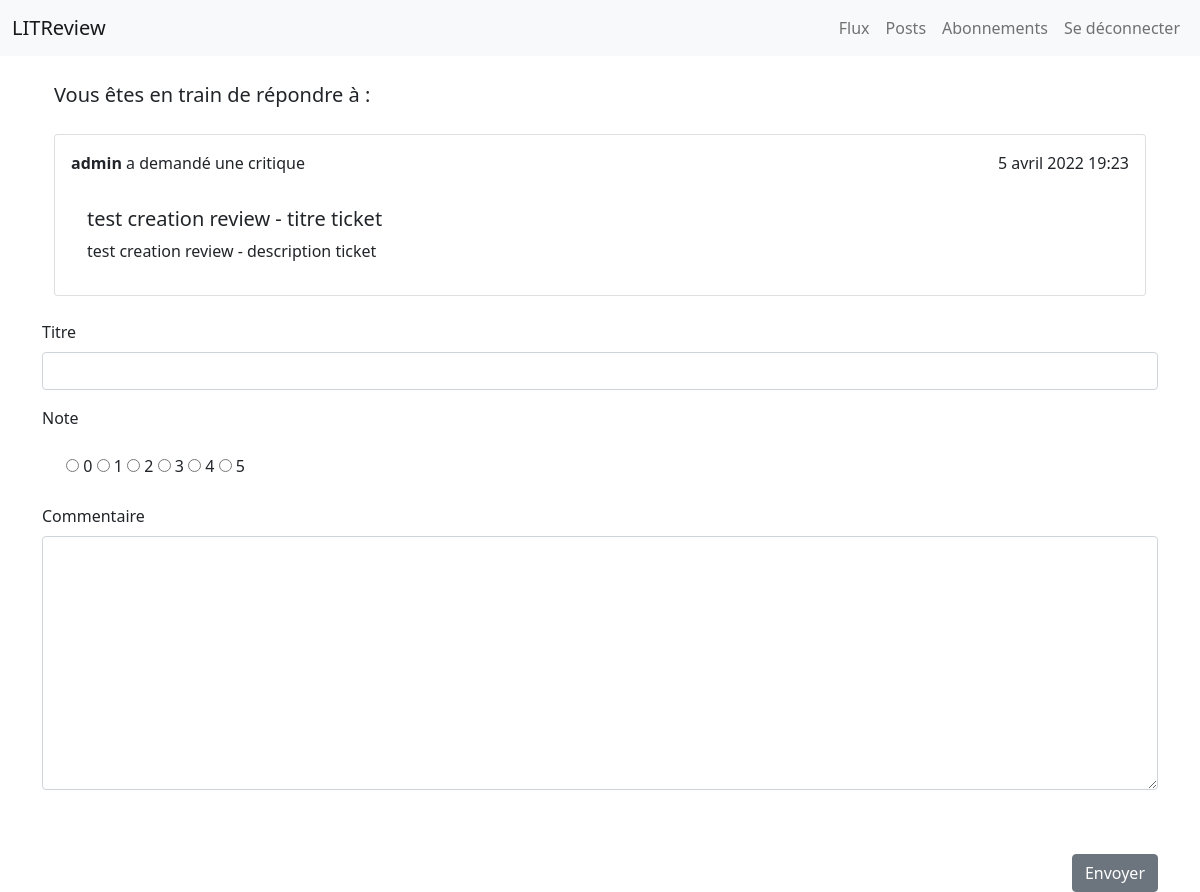
Screenshot of /response_ticket/16 (signed in) with the database file from the repository.
### main/models.py (models this page shows, shortened)
class Ticket(models.Model):
    title = models.CharField(max_length=128)
    description = models.TextField(max_length=2048, blank=True)
    user = models.ForeignKey(to=settings.AUTH_USER_MODEL, on_delete=models.CASCADE)
    image = models.ImageField(null=True,blank=True, upload_to='images/')
    time_created = models.DateTimeField(auto_now_add=True)

### main/views.py (the view)
# urls.py: path('response_ticket/<ticket_id>', views.response_ticket, name = 'response_ticket'),
@login_required
def response_ticket(request,ticket_id):
    ticket = Ticket.objects.get(pk = ticket_id) #! test with one ticket
    submitted = False
    if request.method == 'POST':
        form = ReviewResponseForm(request.POST)
        if form.is_valid():
            new_reveiw =form.save(commit= False)
            new_reveiw.user = request.user
            new_reveiw.ticket = ticket
            new_reveiw.save()
            messages.success(request,("Création de la critique réussi"))
            return redirect('/my_posts')
    else:
        form = ReviewResponseForm
        if 'submitted' in request.GET:
            submitted = True
    return render(request, 'main/response_ticket.html',{
        "ticket": ticket,
        'form' : form,
        'submitted': submitted})

### main/templates/main/response_ticket.html (shortened to what this page needs)
{% extends 'main/base.html' %}
{% block content %}
    <div class="fs-5 text">Vous êtes en train de répondre à :</div>
    {% include 'main/ticket_snippet.html' %}
    <form action="{% url 'response_ticket' ticket.id %}" method="POST" enctype="multipart/form-data">
        <br>
        <div class="mb-3">
            <label class="form-label">{{form.headline.label}}</label>
            {{form.headline}}
        </div>
        <div class="mb-3">
            <label for="exampleInputPassword1" class="form-label">{{form.rating.label}}</label>
        </div>
        <div class="form-check form-check-inline">
            {% for check in form.rating %}
            {{check}}
            {% endfor %}
        </div>
        <br>
        <br>
        <div class="mb-3">
            <label for="exampleInputEmail1" class="form-label">{{form.body.label}}</label>
            {{form.body}}
        </div>
        <br><br>
        <div class="d-grid gap-2 d-md-flex justify-content-md-end">
            <input type="submit" value="Envoyer" class="btn btn-secondary ">
        </div>
    </form>
</div>
{%endblock%}

### main/templates/main/ticket_snippet.html (shortened to what this page needs)
{% block content %}
<br>
<div class="card ">
  <div class="card-body">
    <div class="d-grid gap-2 d-md-flex justify-content-between">
      {% if review.user == request.user %}
      <p> <strong>Vous</strong> avez demandé une critique</p>
      <p>{{ticket.time_created}}</p>
      {%else%}
      <p> <strong>{{ticket.user}}</strong> a demandé une critique</p>
      <p>{{ticket.time_created}}</p>
      {% endif%}
    </div>
    <div class="d-grid gap-2 d-md-flex justify-content-between">
      <div class="d-flex flex-column justify-content-between m-3">
        <div>
          <h5 class="card-title">{{ticket.title}}</h5>
          <p class="card-text">{{ticket.description}}</p>
        </div>
        </div>
      </div>
    </div>
  </div>
</div>
{% endblock %}

### rows the page displays
Ticket: user "admin", time_created "5 avril 2022 19:23", title "test creation review - titre ticket", description "test creation review - description ticket"
